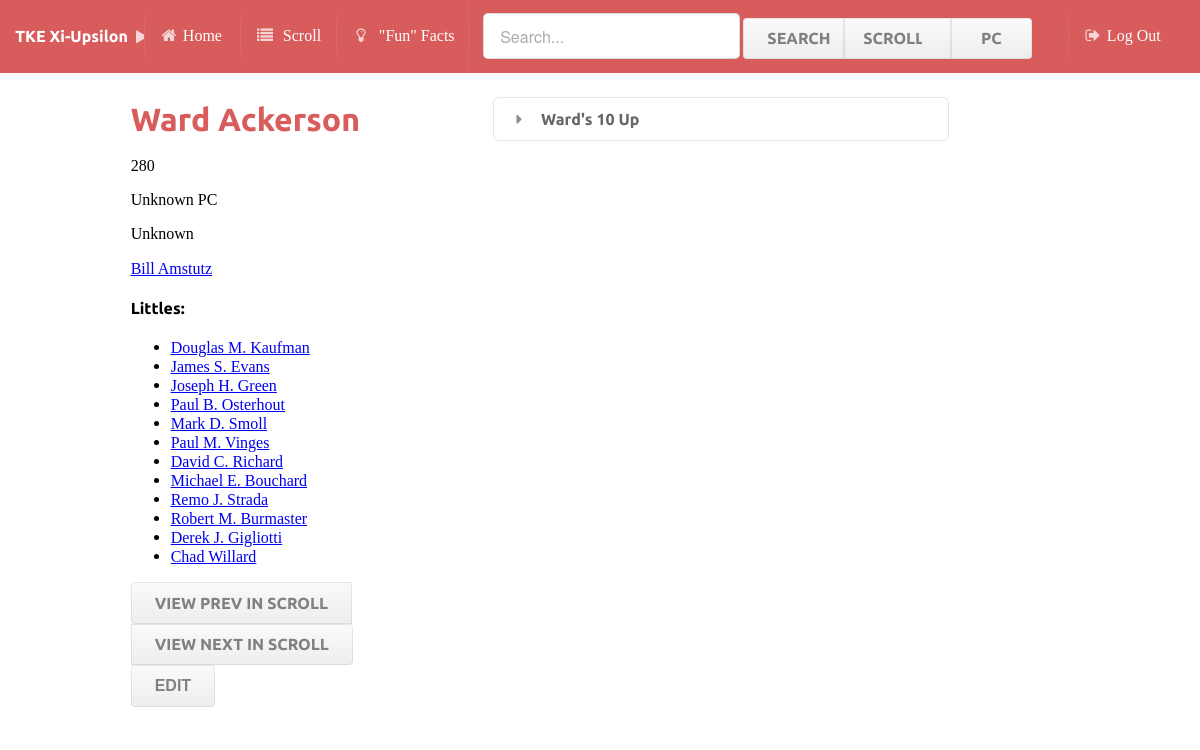
/brothers/280/ (signed in), run on the app's committed database.
### brothers/models.py (models this page shows, shortened)
class Brother(models.Model):
	scroll = models.IntegerField()
	pc = models.IntegerField()
	fname = models.CharField(max_length=50)
	lname = models.CharField(max_length=50)
	name = models.CharField(max_length=50)
	nickname = models.CharField(max_length=50)
	big = models.CharField(max_length=50)
	bigS = models.IntegerField(max_length=50)

### brothers/views.py (the view)
# urls.py: url(r'^(?P<scroll>\d+)/$', views.detail,name='detail'),
@login_required(login_url="brothers.views.login")
def detail(request, scroll):
    b = Brother.objects.get(scroll=scroll)
    return render(request, 'brothers/index.html',{'brother':b,'littles':Brother.objects.filter(bigS=b.scroll),'lastScroll':Brother.objects.all().aggregate(Max('scroll'))['scroll__max'],'tree':getTree(b.scroll)})

### brothers/views.py (called while the page is built)
def getTree(scroll):
    tree = []
    curr = Brother.objects.get(scroll=scroll)
    i=0
    while curr.scroll!=0 and i<11:
        tree.append(curr)
        curr = Brother.objects.get(scroll=curr.bigS)
        i+=1
    tree.reverse()
    return tree

### brothers/templates/brothers/index.html (shortened to what this page needs)
{%extends 'layout.html'%}
{%block content%}
<head>
</head>
<body style='font-family="sans-serif"'>
<div class="ui two column page grid">
	<div class="six wide column">
	<h1 class="ui red header">{{brother.name}}</h1>
	<p>{{brother.scroll}}</p>
	{% if brother.pc != -1%}
	<p>PC {{brother.pc}}</p>
	{%else%}
	<p>Unknown PC</p>
	{%endif%}
	<p>{{brother.nickname}}</p>
	<a href="{% url 'detail' brother.bigS%}">{{brother.big}}</a>
	{%if littles%}
	<h4>Littles:</h4>
	<ul>
		{%for l in littles%}
		<li><a href="{% url 'detail' l.scroll%}">{{l.name}}</a></li>
		{%endfor%}
	</ul>
	<p>{%endif%} </p>
	<div class="footer">
	<div class="ui buttons">
		{%if brother.scroll == 1%}
		<input class="ui disabled button" type="button" value="View Prev in Scroll"/>
		{%else%}
		<button class="ui vertical animated button" type="button" onClick="window.location='/brothers/{{brother.scroll|add:-1}}/' ">
			<div class="visible content">View Prev in Scroll</div>
		</button>
		{%endif%}
		{%if brother.scroll == lastScroll%}
		<input class="ui disabled button" type="button" value="View Next in Scroll"/>
		{%else%}
		<button class="ui vertical animated button" type="button" onClick="window.location='/brothers/{{brother.scroll|add:1}}/' ">
			<div class="visible content">View Next in Scroll</div>
		</button>
		{%endif%}
	</div>
		{%if request.user.is_superuser%}
		<button class="ui button" type="button" onClick="window.location='/brothers/{{brother.scroll}}/edit/' ">
			Edit
		</button>
		{%endif%}
</div>
</div>
<div class="column">
{%if brother.big != "Unknown"%}
	<div class="ui accordion">
		<div class="title">
			<i class="dropdown icon"></i>
			{{brother.fname}}'s {{tree|length|add:-1}} Up
		</div>
	</div>
{%endif%}
</div>
</div>
</body>
{%endblock%}

### data on the page
Brother: name "Ward Ackerson", scroll "280", nickname "Unknown", big "Bill Amstutz", fname "Ward"
Brother: name "Douglas M. Kaufman"
Brother: name "James S. Evans"
Brother: name "Joseph H. Green"
Brother: name "Paul B. Osterhout"
Brother: name "Mark D. Smoll"
Brother: name "Paul M. Vinges"
Brother: name "David C. Richard"
Brother: name "Michael E. Bouchard"
Brother: name "Remo J. Strada"
Brother: name "Robert M. Burmaster"
Brother: name "Derek J. Gigliotti"
Brother: name "Chad Willard"

### other printed values
{{ tree|length|add:-1 }} "10"
